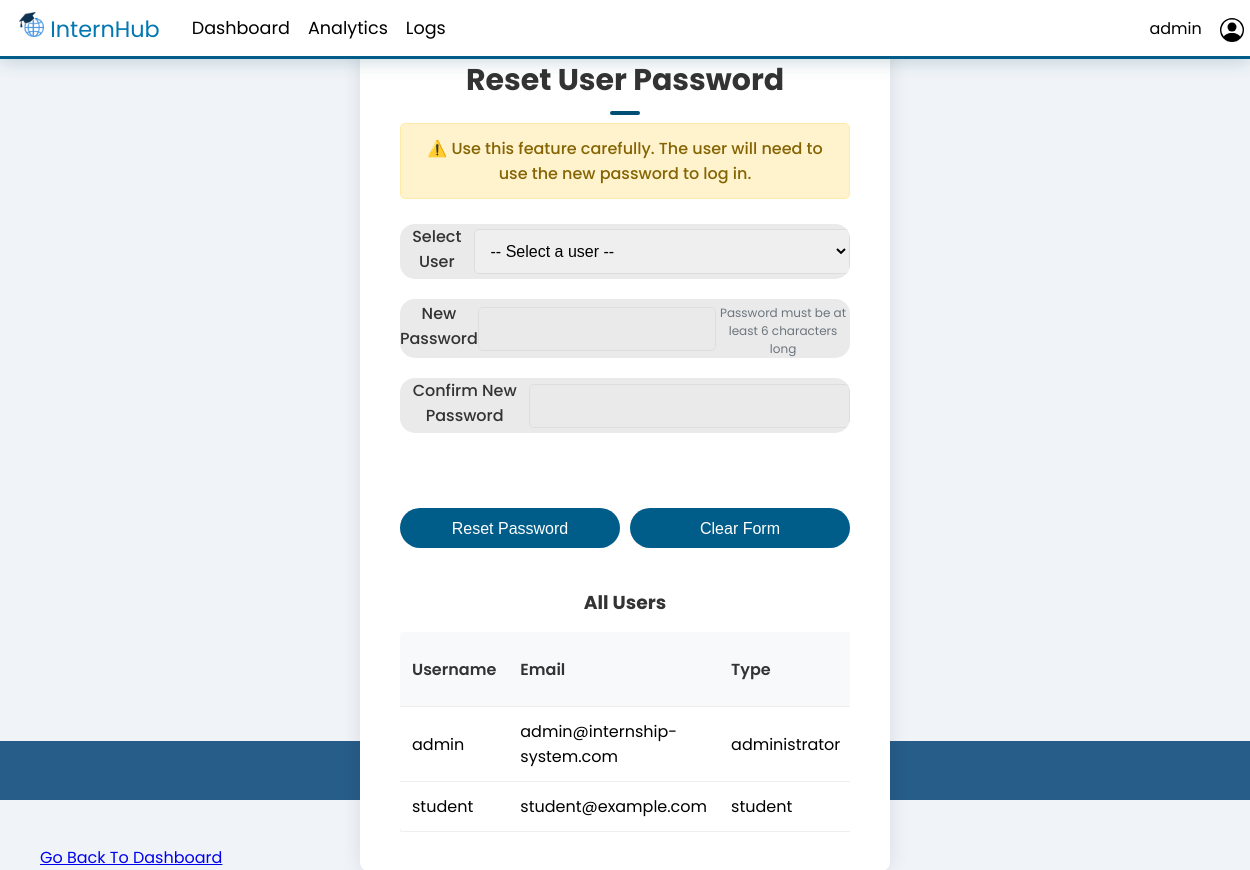
The app's page /pages/admin/reset_user_password.php (signed in), older data.
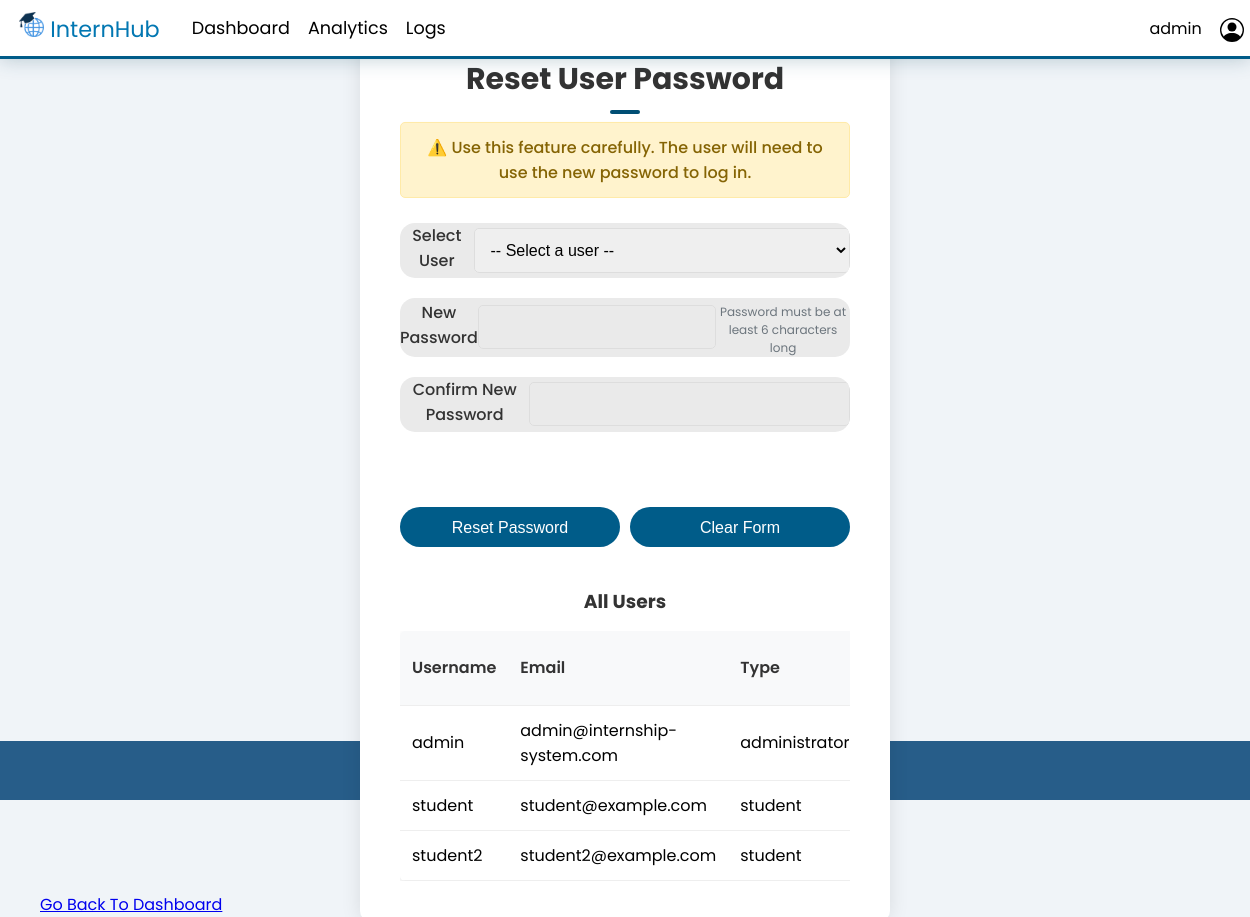
The same page, newer data.
### tables this page shows
CREATE TABLE users (
    user_id INT AUTO_INCREMENT PRIMARY KEY,
    username VARCHAR(50) NOT NULL UNIQUE,
    email VARCHAR(100) NOT NULL UNIQUE,
    password_hash VARCHAR(255) NOT NULL,
    user_type_id INT NOT NULL,
    last_login TIMESTAMP NULL,
    created_at TIMESTAMP DEFAULT CURRENT_TIMESTAMP,
    updated_at TIMESTAMP DEFAULT CURRENT_TIMESTAMP ON UPDATE CURRENT_TIMESTAMP,
    FOREIGN KEY (user_type_id) REFERENCES user_types(type_id)
);

CREATE TABLE user_types (
    type_id INT AUTO_INCREMENT PRIMARY KEY,
    type_name VARCHAR(50) NOT NULL UNIQUE,
    type_description TEXT,
    created_at TIMESTAMP DEFAULT CURRENT_TIMESTAMP
);

### includes/config.php (called while the page is built, shortened)
<?php
function escape($data) {
    if (isset($data)) {
        return htmlspecialchars($data, ENT_QUOTES, 'UTF-8');
    } else {
        return '';
    }
}
?>

### pages/admin/reset_user_password.php (the view, shortened to what this page needs)
<?php
require_once '../../includes/config.php';
require_once '../../includes/header.php';
?>
<div class="admin-container">
    <?php require_once '../../includes/admin_back_to_dash.php'; ?>
    <div class="admin-content">
        <div class="form-box">
            <h1>Reset User Password</h1>
            <p class="warning-text">⚠️ Use this feature carefully. The user will need to use the new password to log in.</p>
            <form method="POST" action="" id="adminResetForm">
                <div class="input-group">
                    <div class="input-field">
                        <label for="target_user_id">Select User</label>
                        <select id="target_user_id" name="target_user_id" required>
                            <option value="">-- Select a user --</option>
                        </select>
                    </div>
                    <div class="input-field">
                        <label for="new_password">New Password</label>
                        <input type="password" id="new_password" name="new_password" required minlength="6">
                        <small>Password must be at least 6 characters long</small>
                    </div>
                    <div class="input-field">
                        <label for="confirm_password">Confirm New Password</label>
                        <input type="password" id="confirm_password" name="confirm_password" required minlength="6">
                    </div>
                </div>
                <div class="btn-field">
                    <button type="submit" name="admin_reset_password" class="btn-primary"
                            onclick="return confirm('Are you sure you want to reset this user\'s password?')">
                        Reset Password
                    </button>
                    <button type="button" class="btn-secondary" onclick="clearForm()">Clear Form</button>
                </div>
            </form>
            <div class="user-list">
                <h3>All Users</h3>
                <div class="users-table">
                    <table>
                        <thead>
                            <tr>
                                <th>Username</th>
                                <th>Email</th>
                                <th>Type</th>
                            </tr>
                        </thead>
                        <tbody>
                            <?php
                            $users_with_login_sql = "SELECT u.username, u.email, ut.type_name, u.last_login
                                                   FROM users u
                                                   JOIN user_types ut ON u.user_type_id = ut.type_id
                                                   ORDER BY u.username";
                            $users_with_login_stmt = $db->prepare($users_with_login_sql);
                            $users_with_login_stmt->execute();
                            $users_with_login = $users_with_login_stmt->fetchAll();
                            foreach ($users_with_login as $user):
                            ?>
                                <tr>
                                    <td><?php echo escape($user['username']); ?></td>
                                    <td><?php echo escape($user['email']); ?></td>
                                    <td><?php echo escape($user['type_name']); ?></td>
                                </tr>
                            <?php endforeach; ?>
                        </tbody>
                    </table>
                </div>
            </div>
        </div>
    </div>
</div>
<?php
require_once '../../includes/footer.php';
?>

Row changes from the older to the newer data that the page shows:
added users: username "student2", email "student2@example.com", user_type.type_name "student"
